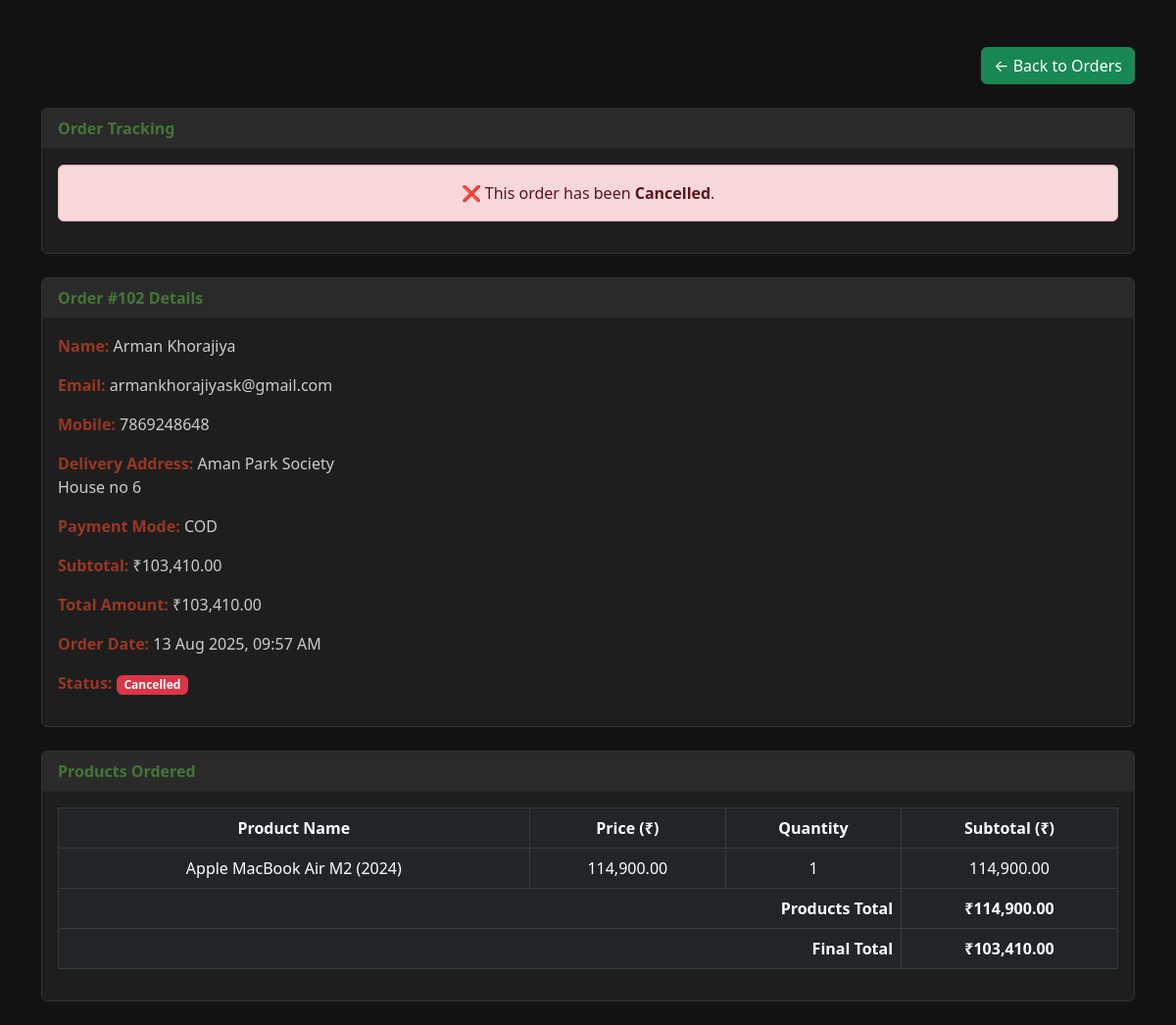
/User/show_order_details.php?order_id=102 (signed in), run on the app's committed database.
### tables this page shows
CREATE TABLE `order_master` (
  `order_id` int(11) NOT NULL,
  `user_id` int(11) NOT NULL,
  `total_amount` decimal(10,2) NOT NULL,
  `order_status` varchar(50) DEFAULT 'Pending',
  `order_date` datetime DEFAULT current_timestamp(),
  `delivery_address` varchar(255) DEFAULT NULL,
  `payment_mode` varchar(20) DEFAULT 'COD',
  `full_name` text NOT NULL,
  `user_email` varchar(100) NOT NULL,
  `user_mobile_no` bigint(10) NOT NULL,
  `total_quantity` int(11) DEFAULT 0,
  `coupon_code` varchar(50) DEFAULT NULL,
  `discount_amount` decimal(10,2) DEFAULT 0.00,
  `customer_name` varchar(255) DEFAULT NULL,
  `customer_email` varchar(255) DEFAULT NULL,
  `customer_mobile` varchar(20) DEFAULT NULL
);

CREATE TABLE `order_items` (
  `order_item_id` int(11) NOT NULL,
  `order_id` int(11) DEFAULT NULL,
  `product_id` int(11) DEFAULT NULL,
  `quantity` int(11) DEFAULT NULL
);

CREATE TABLE `product_master` (
  `product_id` int(11) NOT NULL,
  `product_name` varchar(150) NOT NULL,
  `product_description` text NOT NULL,
  `brand_id` int(11) NOT NULL,
  `product_price` decimal(10,2) NOT NULL,
  `stock_quantity` int(11) NOT NULL,
  `added_at` datetime DEFAULT current_timestamp(),
  `image_path` varchar(255) DEFAULT NULL,
  `price` decimal(10,2) NOT NULL DEFAULT 0.00,
  `stock` int(11) NOT NULL DEFAULT 0
);

### User/show_order_details.php (the view, shortened to what this page needs)
<?php
$conn = new mysqli("localhost", "root", "", "laptop_store");
$order_id = intval($_GET['order_id']);
$order_sql = "SELECT * FROM order_master WHERE order_id = ?";
$order_stmt = $conn->prepare($order_sql);
$order_stmt->bind_param("i", $order_id);
$order_stmt->execute();
$order_result = $order_stmt->get_result();
$order = $order_result->fetch_assoc();
$item_sql = "SELECT oi.quantity, p.product_name, p.product_price
             FROM order_items oi
             JOIN product_master p ON oi.product_id = p.product_id
             WHERE oi.order_id = ?";
$item_stmt = $conn->prepare($item_sql);
$item_stmt->bind_param("i", $order_id);
$item_stmt->execute();
$item_result = $item_stmt->get_result();
?>
<!DOCTYPE html>
<html lang="en">
<head>
    <link href="https://cdn.jsdelivr.net/npm/bootstrap@5.3.0/dist/css/bootstrap.min.css" rel="stylesheet">
    <link rel="stylesheet" href="https://cdnjs.cloudflare.com/ajax/libs/font-awesome/6.4.0/css/all.min.css">
    <link href="https://cdnjs.cloudflare.com/ajax/libs/font-awesome/6.5.0/css/all.min.css" rel="stylesheet">
</head>
<body>
<div class="container mt-5">
    <div class="d-flex justify-content-end">
        <a href="view_order.php" class="btn btn-success mb-4">← Back to Orders</a>
    </div>
    <div class="card">
        <div class="card-header">Order Tracking</div>
        <div class="card-body text-center">
            <?php
            $is_cancelled = (strtolower($order['order_status']) === 'cancelled');
            ?>
            <?php if ($is_cancelled): ?>
                <div class="alert alert-danger">❌ This order has been <b>Cancelled</b>.</div>
            <?php endif; ?>
        </div>
    </div>
    <br>
    <div class="card mb-4">
        <div class="card-header">Order #<?= $order_id ?> Details</div>
        <div class="card-body">
            <p><strong style="color:#993723">Name:</strong> <span style="color:#ccc"><?= htmlspecialchars($order['full_name']) ?></span></p>
            <p><strong style="color:#993723">Email:</strong> <span style="color:#ccc"><?= htmlspecialchars($order['user_email']) ?></span></p>
            <p><strong style="color:#993723">Mobile:</strong> <span style="color:#ccc"><?= htmlspecialchars($order['user_mobile_no']) ?></span></p>
            <p><strong style="color:#993723">Delivery Address:</strong> <span style="color:#ccc"><?= nl2br(htmlspecialchars($order['delivery_address'])) ?></span></p>
            <p><strong style="color:#993723">Payment Mode:</strong> <span style="color:#ccc"><?= htmlspecialchars($order['payment_mode']) ?></span></p>
            <p><strong style="color:#993723">Subtotal:</strong>
                <span style="color:#ccc">₹<?= number_format($order['total_amount'] + $order['discount_amount'], 2) ?></span>
            </p>
            <p><strong style="color:#993723">Total Amount:</strong>
                <span style="color:#ccc">₹<?= number_format($order['total_amount'], 2) ?></span>
            </p>
            <p><strong style="color:#993723">Order Date:</strong> <span style="color:#ccc"><?= date("d M Y, h:i A", strtotime($order['order_date'])) ?></span></p>
            <p><strong style="color:#993723">Status:</strong>
                <span class="badge bg-<?= $is_cancelled ? 'danger' : 'success' ?>">
                    <?= htmlspecialchars($order['order_status']) ?>
                </span>
            </p>
        </div>
    </div>
    <div class="card mb-4">
        <div class="card-header">Products Ordered</div>
        <div class="card-body">
            <table class="table table-bordered table-dark text-center">
                <thead>
                    <tr>
                        <th>Product Name</th>
                        <th>Price (₹)</th>
                        <th>Quantity</th>
                        <th>Subtotal (₹)</th>
                    </tr>
                </thead>
                <tbody>
                    <?php
                        $grand_total = 0;
                        while ($item = $item_result->fetch_assoc()):
                            $subtotal = $item['product_price'] * $item['quantity'];
                            $grand_total += $subtotal;
                        ?>
                            <tr>
                                <td><?= htmlspecialchars($item['product_name']) ?></td>
                                <td><?= number_format($item['product_price'], 2) ?></td>
                                <td><?= $item['quantity'] ?></td>
                                <td><?= number_format($subtotal, 2) ?></td>
                            </tr>
                        <?php endwhile; ?>
                        <tr>
                            <td colspan="3" class="text-end"><strong>Products Total</strong></td>
                            <td><strong>₹<?= number_format($grand_total, 2) ?></strong></td>
                        </tr>
                        <tr>
                            <td colspan="3" class="text-end"><strong>Final Total</strong></td>
                            <td><strong>₹<?= number_format($order['total_amount'], 2) ?></strong></td>
                        </tr>
                </tbody>
            </table>
        </div>
    </div>
</div>
</body>
</html>

### data on the page
order_master: full_name "Arman Khorajiya", user_email "armankhorajiyask@gmail.com", user_mobile_no "7869248648", delivery_address "Aman Park Society House no 6", payment_mode "COD", $order['total_amount'] + $order['discount_amount'] "103,410.00", total_amount "103,410.00", order_date "13 Aug 2025, 09:57 AM", order_status "Cancelled"
order_items: product.product_name "Apple MacBook Air M2 (2024)", product.product_price "114,900.00", quantity "1", subtotal "114,900.00"

### other printed values
$order_id "102"
$grand_total "114,900.00"
